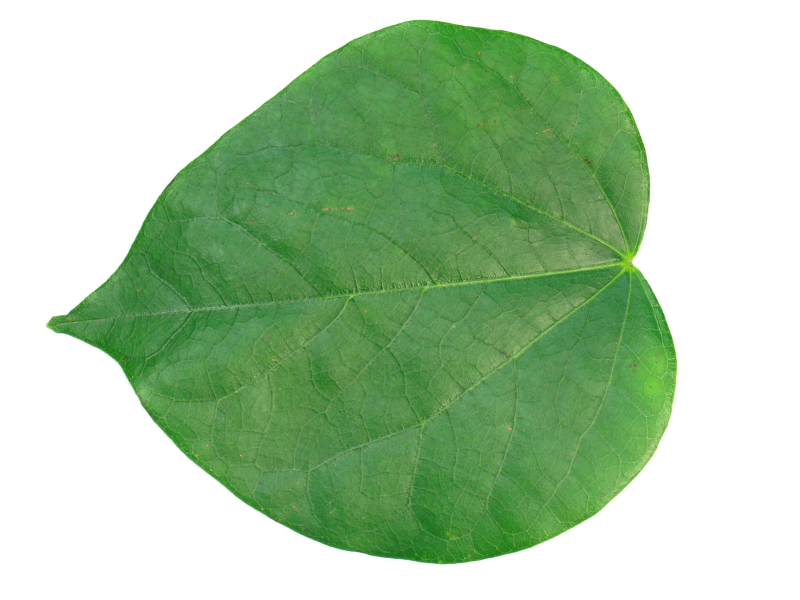
#> input picture Leaf_nhom_02/4 Cercis chinensis/1123.jpg, 1600 x 1200 px (shown at 1/2 size); its folder holds 4 pictures in this run
$ jupyter execute --allow-errors HOG_nhom_02.ipynb
#> lines starting #> are read from the running program, lines starting #| are printed output that depends on the picture; pictures that were not available may be replaced by others from this repository, and a replacement may not be noted
[cell 1]
import cv2
import numpy as np
from matplotlib import pyplot as plt
import os
from numpy import linalg as LA
import csv
import pandas as pd
from skimage.feature import hog
from os import listdir
from os.path import isfile, join
from skimage.feature import hog

[cell 2]
cercis_chinesis = '../Leaf_nhom_02/4 Cercis chinensis/'
indigofera_tinctoria = '../Leaf_nhom_02/5 Indigofera tinctoria L/'
acer_palmatum = '../Leaf_nhom_02/6 Acer palmatum/'

# Hiển thị số lượng ảnh trong các thư mục
def count_images(path):
    import os
    list = os.listdir(path)
    return len(list)

print('Số lượng ảnh trong thư mục Cercis chinensis:', count_images(cercis_chinesis))
print('Số lượng ảnh trong thư mục Indigofera tinctoria:', count_images(indigofera_tinctoria))
print('Số lượng ảnh trong thư mục Acer palmatum:', count_images(acer_palmatum))

# Đọc ảnh trong folder
def read_images(path):
#> called with path = '../Leaf_nhom_02/4 Cercis chinensis/'
    import os
    list = os.listdir(path)
    images = []
    for i in list:
        images.append(plt.imread(path + i))
    return images

# Hiển thị ảnh đầu tiên của mỗi loại
fig, axs = plt.subplots(1, 3, figsize=(15, 5))
axs[0].imshow(read_images(cercis_chinesis)[0])
axs[0].set_title('Cercis chinensis')

axs[1].imshow(read_images(indigofera_tinctoria)[0])
axs[1].set_title('Indigofera tinctoria')

axs[2].imshow(read_images(acer_palmatum)[0])
axs[2].set_title('Acer palmatum')

plt.subplots_adjust(wspace=0.2)  # Điều chỉnh khoảng cách giữa các biểu đồ
plt.show()
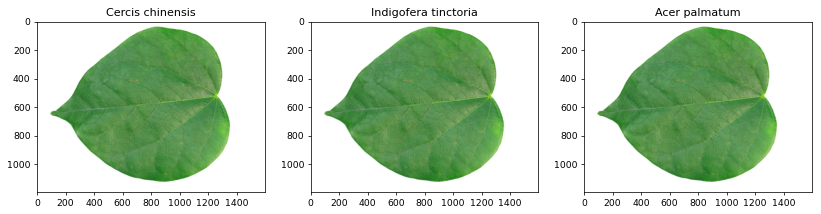
#> figure drawn by matplotlib, 3 panels

# Hiển thị kích thước 1 ảnh đầu tiên
print('Kích thước ảnh Cercis chinensis:', read_images(cercis_chinesis)[0].shape)
print('Kích thước ảnh Indigofera tinctoria:', read_images(indigofera_tinctoria)[0].shape)
print('Kích thước ảnh Acer palmatum:', read_images(acer_palmatum)[0].shape)

[cell 3]
# Đọc ảnh trong từng thư mục và chuyển sang ảnh xám, tạo vào lưu file ảnh xám vào folder mới
def preprocessing(image):
    gray_img = cv2.cvtColor(image, cv2.COLOR_RGB2GRAY)
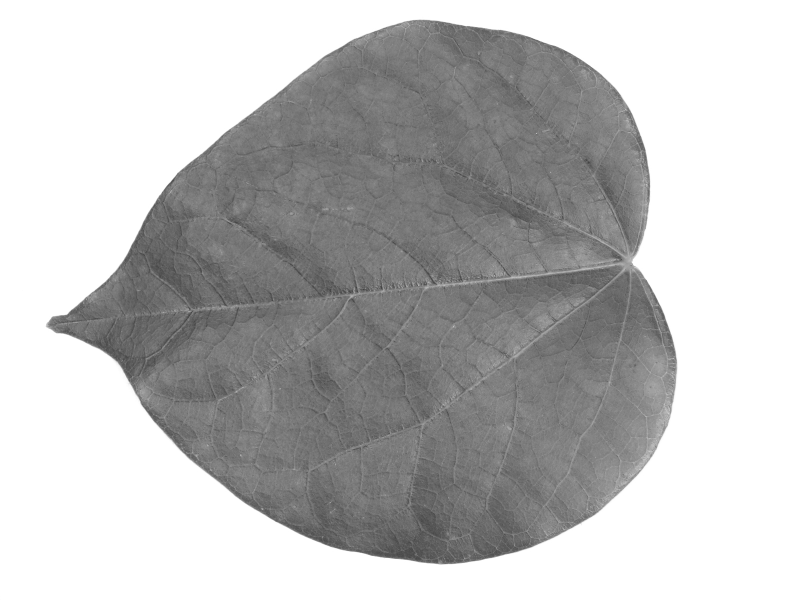
#> gray_img: shape (1200, 1600) (shown at 1/2 size); min 49, max 255, mean 188.7
#> image is the input picture: shape (1200, 1600, 3); mean R, G, B 171.6, 201.6, 166.7
    # resize ảnh với kích thước giảm 10 lần
    gray_img = cv2.resize(gray_img, (gray_img.shape[1]//10, gray_img.shape[0]//10))
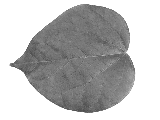
#> gray_img: shape (120, 160); min 74, max 255, mean 188.7
    return gray_img

# Hiển thị ảnh sau khi tiền xử lý
fig, axs = plt.subplots(1, 3, figsize=(15, 5))
axs[0].imshow(preprocessing(read_images(cercis_chinesis)[0]), cmap='gray')
axs[0].set_title('Cercis chinensis')

axs[1].imshow(preprocessing(read_images(indigofera_tinctoria)[0]), cmap='gray')
axs[1].set_title('Indigofera tinctoria')

axs[2].imshow(preprocessing(read_images(acer_palmatum)[0]), cmap='gray')
axs[2].set_title('Acer palmatum')

plt.subplots_adjust(wspace=0.2)  # Điều chỉnh khoảng cách giữa các biểu đồ
plt.show()
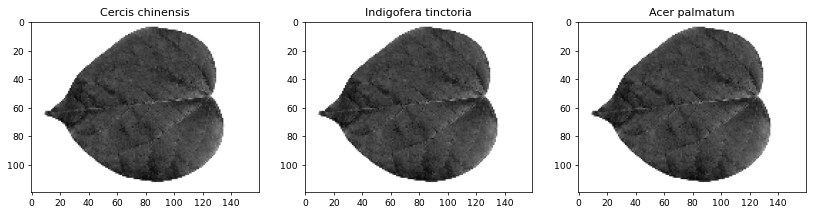
#> figure drawn by matplotlib, 3 panels

print('Kích thước ảnh Cercis chinensis sau khi tiền xử lý:', preprocessing(read_images(cercis_chinesis)[0]).shape)
print('Kích thước ảnh Indigofera tinctoria sau khi tiền xử lý:', preprocessing(read_images(indigofera_tinctoria)[0]).shape)
print('Kích thước ảnh Acer palmatum sau khi tiền xử lý:', preprocessing(read_images(acer_palmatum)[0]).shape)

[cell 4]
cercis_chinesis_img = read_images(cercis_chinesis)
indigofera_tinctoria_img = read_images(indigofera_tinctoria)
acer_palmatum_img = read_images(acer_palmatum)

# Tiền xử lý ảnh và lưu vào thư mục mới với tên giống ảnh gốc
cercis_chinesis_preprocessing = '../HOG_nhom_02/preprocessing/cercis_chinesis_preprocess/'
indigofera_tinctoria_preprocessing = '../HOG_nhom_02/preprocessing/indigofera_tinctoria_preprocess/'
acer_palmatum_preprocessing = '../HOG_nhom_02/preprocessing/acer_palmatum_preprocess/'

if not os.path.exists(cercis_chinesis_preprocessing):
    os.makedirs(cercis_chinesis_preprocessing)
if not os.path.exists(indigofera_tinctoria_preprocessing):
    os.makedirs(indigofera_tinctoria_preprocessing)
if not os.path.exists(acer_palmatum_preprocessing):
    os.makedirs(acer_palmatum_preprocessing)

for i in range(len(cercis_chinesis_img)):
    cv2.imwrite(cercis_chinesis_preprocessing + 'cercis_chinesis_' + str(i) + '.jpg', preprocessing(cercis_chinesis_img[i]))
#> this loop made 4 passes
#> pass 2, in preprocessing (call 8), `gray_img = cv2.resize(gray_img, (gray_img.shape[1]//10, gray_img.shape..`:
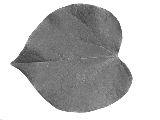
#> gray_img: shape (120, 160); min 61, max 255, mean 188.7
#> pass 3, in preprocessing (call 9), `gray_img = cv2.cvtColor(image, cv2.COLOR_RGB2GRAY)`:
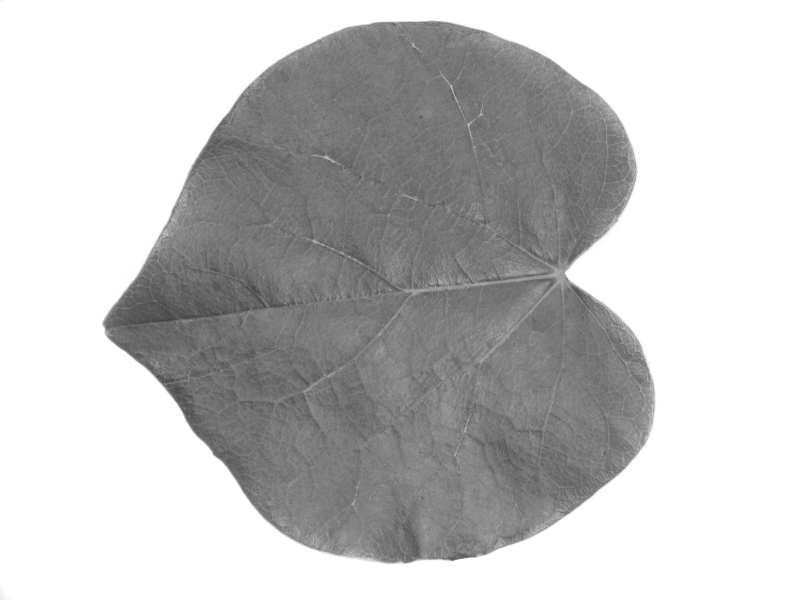
#> gray_img: shape (1200, 1600) (shown at 1/2 size); min 57, max 255, mean 195.3
#> pass 3, in preprocessing (call 9), `gray_img = cv2.resize(gray_img, (gray_img.shape[1]//10, gray_img.shape..`:
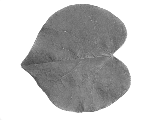
#> gray_img: shape (120, 160); min 71, max 255, mean 195.3
for i in range(len(indigofera_tinctoria_img)):
    cv2.imwrite(indigofera_tinctoria_preprocessing + 'indigofera_tinctoria_' + str(i) + '.jpg', preprocessing(indigofera_tinctoria_img[i]))
for i in range(len(acer_palmatum_img)):
    cv2.imwrite(acer_palmatum_preprocessing + 'acer_palmatum_' + str(i) + '.jpg', preprocessing(acer_palmatum_img[i]))

[cell 5]
# Trích đặc trưng HOG của ảnh và lưu vào file csv
# Gán nhãn cho đặc trưng
# Cercis chinensis: 4
# Indigofera tinctoria: 5
# Acer palmatum: 6

def hog_feature(image):
    feature, hog_image = hog(image,
                             orientations=9,
                             pixels_per_cell=(8, 8),
                             cells_per_block=(2, 2),
                             block_norm='L2-Hys',
                             visualize=True,
                             transform_sqrt=True)
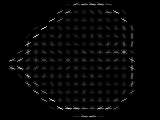
#> hog_image: shape (120, 160) float64; min 0, max 1.98, mean 0.0489; drawn with min black and max white
#> feature = 9576 values, max 1 at index 594, min 0 at index 0, mean 0.101
    return feature


def extract_feature_from_folder(path, label):
    list = os.listdir(path)
    features = []
    labels = []
    for i in list:
        img = plt.imread(path + i)
        features.append(hog_feature(img))
        labels.append(label)
    return features, labels

def save_to_csv(features, labels, file_name):
    df = pd.DataFrame(features)
    df['label'] = labels
    df.to_csv(file_name, index=False)

cercis_chinesis_features, cercis_chinesis_labels = extract_feature_from_folder(cercis_chinesis_preprocessing, 4)
indigofera_tinctoria_features, indigofera_tinctoria_labels = extract_feature_from_folder(indigofera_tinctoria_preprocessing, 5)
acer_palmatum_features, acer_palmatum_labels = extract_feature_from_folder(acer_palmatum_preprocessing, 6)

features = cercis_chinesis_features + indigofera_tinctoria_features + acer_palmatum_features
labels = cercis_chinesis_labels + indigofera_tinctoria_labels + acer_palmatum_labels

save_to_csv(features, labels, 'HOG_nhom_02.csv')

[cell 6]
def hog_feature(image):
    feature, hog_image = hog(image,
                             orientations=9,
                             pixels_per_cell=(8, 8),
                             cells_per_block=(2, 2),
                             block_norm='L2-Hys',
                             visualize=True,
                             transform_sqrt=True)
    return feature

def show_hog_image(image):
    feature, hog_image = hog(image,
                             orientations=9,
                             pixels_per_cell=(8, 8),
                             cells_per_block=(2, 2),
                             block_norm='L2-Hys',
                             visualize=True,
                             transform_sqrt=True)
    return hog_image

# Hiển thị ảnh HOG trong từng loại từ folder preprocessing
cercis_chinesis = plt.imread('./preprocessing/cercis_chinesis_preprocess/cercis_chinesis_0.jpg')
indigofera_tinctoria = plt.imread('./preprocessing/indigofera_tinctoria_preprocess/indigofera_tinctoria_0.jpg')
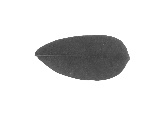
#> input picture HOG_nhom_02/preprocessing/indigofera_tinctoria_preprocess/indigofera_tinctoria_0.jpg, 160 x 120 px
#> indigofera_tinctoria is the input picture: shape (120, 160); min 58, max 255, mean 225.4
acer_palmatum = plt.imread('./preprocessing/acer_palmatum_preprocess/acer_palmatum_0.jpg')
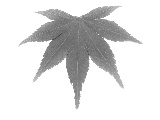
#> input picture HOG_nhom_02/preprocessing/acer_palmatum_preprocess/acer_palmatum_0.jpg, 160 x 120 px
#> acer_palmatum is the input picture: shape (120, 160); min 62, max 255, mean 224.2
fig, axs = plt.subplots(1, 3, figsize=(15, 5))
#> (the rest of this cell did not finish here and is left out)
